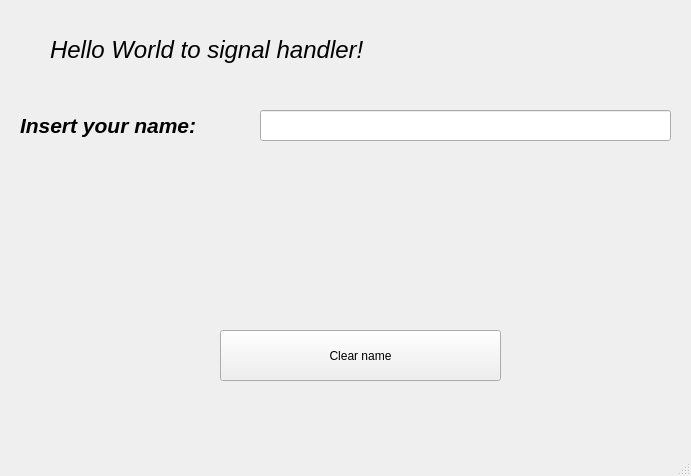
<?xml version="1.0" encoding="UTF-8"?>
<ui version="4.0">
 <class>MainWindow</class>
 <widget class="QMainWindow" name="MainWindow">
  <property name="geometry">
   <rect>
    <x>0</x>
    <y>0</y>
    <width>691</width>
    <height>476</height>
   </rect>
  </property>
  <property name="windowTitle">
   <string>MainWindow</string>
  </property>
  <widget class="QWidget" name="centralwidget">
   <widget class="QPushButton" name="pbClear">
    <property name="geometry">
     <rect>
      <x>220</x>
      <y>330</y>
      <width>281</width>
      <height>51</height>
     </rect>
    </property>
    <property name="text">
     <string>Clear name</string>
    </property>
   </widget>
   <widget class="QLabel" name="lblInsert">
    <property name="geometry">
     <rect>
      <x>20</x>
      <y>100</y>
      <width>231</width>
      <height>51</height>
     </rect>
    </property>
    <property name="text">
     <string>&lt;html&gt;&lt;head/&gt;&lt;body&gt;&lt;p&gt;&lt;span style=&quot; font-size:16pt; font-weight:600; font-style:italic;&quot;&gt;Insert your name:&lt;/span&gt;&lt;/p&gt;&lt;/body&gt;&lt;/html&gt;</string>
    </property>
   </widget>
   <widget class="QLineEdit" name="leName">
    <property name="geometry">
     <rect>
      <x>260</x>
      <y>110</y>
      <width>411</width>
      <height>31</height>
     </rect>
    </property>
   </widget>
   <widget class="QLabel" name="lblHeader">
    <property name="geometry">
     <rect>
      <x>50</x>
      <y>20</y>
      <width>461</width>
      <height>61</height>
     </rect>
    </property>
    <property name="text">
     <string>&lt;html&gt;&lt;head/&gt;&lt;body&gt;&lt;p&gt;&lt;span style=&quot; font-size:18pt; font-style:italic;&quot;&gt;Hello World to signal handler!&lt;/span&gt;&lt;/p&gt;&lt;/body&gt;&lt;/html&gt;</string>
    </property>
   </widget>
   <widget class="QLabel" name="lblOutput">
    <property name="geometry">
     <rect>
      <x>210</x>
      <y>190</y>
      <width>271</width>
      <height>71</height>
     </rect>
    </property>
    <property name="font">
     <font>
      <family>Purisa</family>
      <pointsize>16</pointsize>
      <weight>75</weight>
      <italic>true</italic>
      <bold>true</bold>
     </font>
    </property>
    <property name="text">
     <string>&lt;html&gt;&lt;head/&gt;&lt;body&gt;&lt;p align=&quot;center&quot;&gt;&lt;span style=&quot; font-size:16pt; font-style:italic;&quot;&gt;&lt;/span&gt;&lt;/p&gt;&lt;/body&gt;&lt;/html&gt;</string>
    </property>
   </widget>
  </widget>
  <widget class="QMenuBar" name="menubar">
   <property name="geometry">
    <rect>
     <x>0</x>
     <y>0</y>
     <width>691</width>
     <height>29</height>
    </rect>
   </property>
  </widget>
  <widget class="QStatusBar" name="statusbar"/>
 </widget>
 <resources/>
 <connections>
  <connection>
   <sender>pbClear</sender>
   <signal>clicked()</signal>
   <receiver>leName</receiver>
   <slot>clear()</slot>
   <hints>
    <hint type="sourcelabel">
     <x>360</x>
     <y>384</y>
    </hint>
    <hint type="destinationlabel">
     <x>465</x>
     <y>154</y>
    </hint>
   </hints>
  </connection>
  <connection>
   <sender>leName</sender>
   <signal>textChanged(QString)</signal>
   <receiver>lblOutput</receiver>
   <slot>setText(QString)</slot>
   <hints>
    <hint type="sourcelabel">
     <x>465</x>
     <y>154</y>
    </hint>
    <hint type="destinationlabel">
     <x>325</x>
     <y>274</y>
    </hint>
   </hints>
  </connection>
  <connection>
   <sender>pbClear</sender>
   <signal>clicked()</signal>
   <receiver>lblOutput</receiver>
   <slot>clear()</slot>
   <hints>
    <hint type="sourcelabel">
     <x>360</x>
     <y>384</y>
    </hint>
    <hint type="destinationlabel">
     <x>345</x>
     <y>254</y>
    </hint>
   </hints>
  </connection>
 </connections>
</ui>
